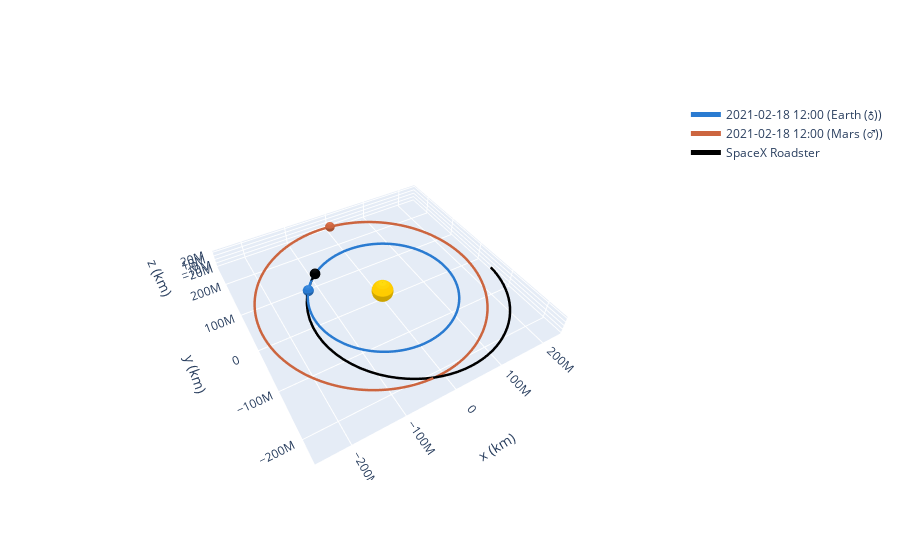

This figure's notebook cell:
### Code cell
frame = OrbitPlotter3D(plane=Planes.EARTH_ECLIPTIC)

frame.plot_body_orbit(Earth, EPOCH)
frame.plot_body_orbit(Mars, EPOCH)

frame.plot_ephem(roadster, EPOCH, label="SpaceX Roadster", color="black")

frame.set_view(45 * u.deg, -120 * u.deg, 4 * u.km)

### Figure 1 — Plotly figure (JSON) as saved in the notebook; plotly's stock layout.template omitted (floating-point values rounded to 4 significant figures; data arrays with more than 128 entries replaced by an {"elided": "..."} marker saying what was removed)
{"data": [{"cauto": false, "cmax": 1, "cmin": 1, "colorscale": [[0, "#ffcc00"], [1, "#ffcc00"]], "name": "Sun", "showscale": false, "type": "surface", "x": {"elided": "20x20 float values"}, "y": {"elided": "20x20 float values"}, "z": {"elided": "20x20 float values"}}, {"line": {"color": "#2a7bd1", "dash": "solid", "width": 5}, "mode": "lines", "name": "2021-02-18 12:00 (Earth (♁))", "type": "scatter3d", "x": {"elided": "150 float values"}, "y": {"elided": "150 float values"}, "z": {"elided": "150 float values"}}, {"cauto": false, "cmax": 1, "cmin": 1, "colorscale": [[0, "#2a7bd1"], [1, "#2a7bd1"]], "name": "2021-02-18 12:00 (Earth (♁))", "showscale": false, "type": "surface", "x": {"elided": "20x20 float values"}, "y": {"elided": "20x20 float values"}, "z": {"elided": "20x20 float values"}}, {"cauto": false, "cmax": 1, "cmin": 1, "colorscale": [[0, "#ffcc00"], [1, "#ffcc00"]], "name": "Sun", "showscale": false, "type": "surface", "x": {"elided": "20x20 float values"}, "y": {"elided": "20x20 float values"}, "z": {"elided": "20x20 float values"}}, {"cauto": false, "cmax": 1, "cmin": 1, "colorscale": [[0, "#ffcc00"], [1, "#ffcc00"]], "name": "Sun", "showscale": false, "type": "surface", "x": {"elided": "20x20 float values"}, "y": {"elided": "20x20 float values"}, "z": {"elided": "20x20 float values"}}, {"line": {"color": "#cc653f", "dash": "solid", "width": 5}, "mode": "lines", "name": "2021-02-18 12:00 (Mars (♂))", "type": "scatter3d", "x": {"elided": "150 float values"}, "y": {"elided": "150 float values"}, "z": {"elided": "150 float values"}}, {"cauto": false, "cmax": 1, "cmin": 1, "colorscale": [[0, "#cc653f"], [1, "#cc653f"]], "name": "2021-02-18 12:00 (Mars (♂))", "showscale": false, "type": "surface", "x": {"elided": "20x20 float values"}, "y": {"elided": "20x20 float values"}, "z": {"elided": "20x20 float values"}}, {"cauto": false, "cmax": 1, "cmin": 1, "colorscale": [[0, "#ffcc00"], [1, "#ffcc00"]], "name": "Sun", "showscale": false, "type": "surface", "x": {"elided": "20x20 float values"}, "y": {"elided": "20x20 float values"}, "z": {"elided": "20x20 float values"}}, {"cauto": false, "cmax": 1, "cmin": 1, "colorscale": [[0, "#ffcc00"], [1, "#ffcc00"]], "name": "Sun", "showscale": false, "type": "surface", "x": {"elided": "20x20 float values"}, "y": {"elided": "20x20 float values"}, "z": {"elided": "20x20 float values"}}, {"line": {"color": "black", "dash": "solid", "width": 5}, "mode": "lines", "name": "SpaceX Roadster", "type": "scatter3d", "x": [-95860000.0, -111000000.0, -124400000.0, -135600000.0, -144800000.0, -151600000.0, -156300000.0, -158800000.0, -159100000.0, -157600000.0, -154200000.0, -149100000.0, -142600000.0, -134800000.0, -125800000.0, -115800000.0, -104900000.0, -93250000.0, -81010000.0, -68260000.0, -55120000.0, -41670000.0, -28000000.0, -14180000.0, -303700.0, 13580000.0, 27400000.0, 41110000.0, 54650000.0, 67970000.0, 81020000.0, 93760000.0, 106200000.0, 118200000.0, 129700000.0, 140900000.0, 151500000.0, 161600000.0, 171100000.0, 180100000.0, 188400000.0, 196100000.0, 203000000.0, 209300000.0, 214800000.0, 219600000.0, 223500000.0, 226600000.0, 228800000.0, 230200000.0], "y": [112200000.0, 97180000.0, 80580000.0, 62660000.0, 43730000.0, 24130000.0, 4172000.0, -15850000.0, -35670000.0, -55040000.0, -73790000.0, -91760000.0, -108800000.0, -124900000.0, -139800000.0, -153700000.0, -166400000.0, -177900000.0, -188300000.0, -197500000.0, -205500000.0, -212400000.0, -218200000.0, -222800000.0, -226400000.0, -229000000.0, -230600000.0, -231100000.0, -230700000.0, -229400000.0, -227200000.0, -224100000.0, -220200000.0, -215500000.0, -210000000.0, -203800000.0, -196800000.0, -189200000.0, -180900000.0, -171900000.0, -162400000.0, -152300000.0, -141700000.0, -130600000.0, -119000000.0, -107000000.0, -94570000.0, -81810000.0, -68740000.0, -55400000.0], "z": [309500.0, -90600.0, -489200.0, -879900.0, -1256000.0, -1614000.0, -1947000.0, -2253000.0, -2530000.0, -2776000.0, -2990000.0, -3171000.0, -3322000.0, -3441000.0, -3531000.0, -3593000.0, -3627000.0, -3636000.0, -3621000.0, -3584000.0, -3526000.0, -3448000.0, -3351000.0, -3238000.0, -3110000.0, -2967000.0, -2811000.0, -2643000.0, -2464000.0, -2275000.0, -2078000.0, -1872000.0, -1659000.0, -1441000.0, -1217000.0, -988500.0, -756900.0, -522500.0, -286400.0, -49290.0, 188000.0, 424600.0, 659800.0, 892600.0, 1122000.0, 1348000.0, 1568000.0, 1783000.0, 1991000.0, 2191000.0]}, {"cauto": false, "cmax": 1, "cmin": 1, "colorscale": [[0, "black"], [1, "black"]], "name": "SpaceX Roadster", "showscale": false, "type": "surface", "x": {"elided": "20x20 float values"}, "y": {"elided": "20x20 float values"}, "z": {"elided": "20x20 float values"}}, {"cauto": false, "cmax": 1, "cmin": 1, "colorscale": [[0, "#ffcc00"], [1, "#ffcc00"]], "name": "Sun", "showscale": false, "type": "surface", "x": {"elided": "20x20 float values"}, "y": {"elided": "20x20 float values"}, "z": {"elided": "20x20 float values"}}, {"cauto": false, "cmax": 1, "cmin": 1, "colorscale": [[0, "#ffcc00"], [1, "#ffcc00"]], "name": "Sun", "showscale": false, "type": "surface", "x": {"elided": "20x20 float values"}, "y": {"elided": "20x20 float values"}, "z": {"elided": "20x20 float values"}}], "layout": {"autosize": true, "scene": {"aspectmode": "data", "camera": {"eye": {"x": -1.414, "y": -2.449, "z": 2.828}}, "xaxis": {"title": {"text": "x (km)"}}, "yaxis": {"title": {"text": "y (km)"}}, "zaxis": {"title": {"text": "z (km)"}}}}}
